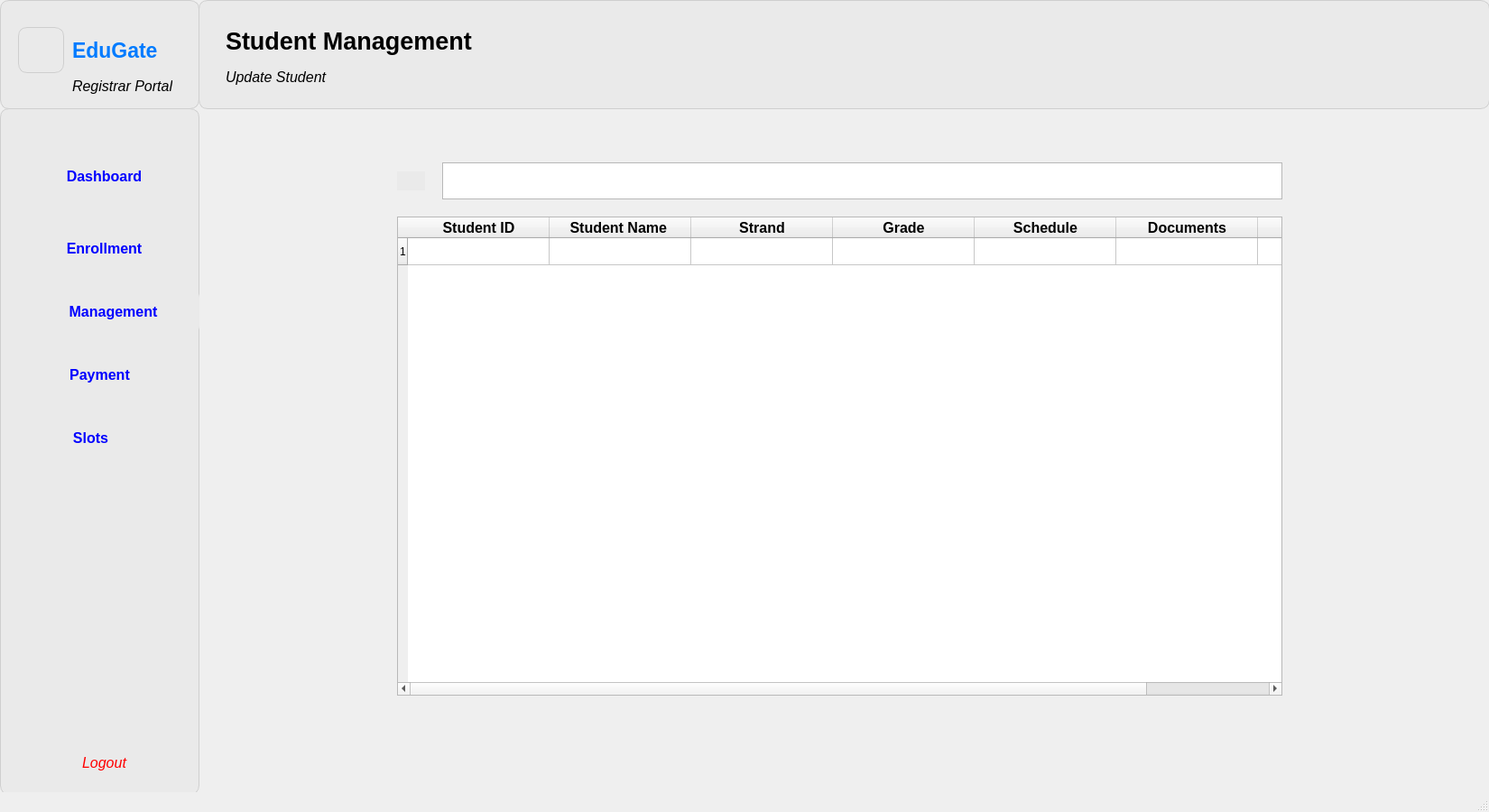
<?xml version="1.0" encoding="UTF-8"?>
<ui version="4.0">
 <class>MainWindow</class>
 <widget class="QMainWindow" name="MainWindow">
  <property name="geometry">
   <rect>
    <x>0</x>
    <y>0</y>
    <width>1650</width>
    <height>900</height>
   </rect>
  </property>
  <property name="sizePolicy">
   <sizepolicy hsizetype="Fixed" vsizetype="Fixed">
    <horstretch>0</horstretch>
    <verstretch>0</verstretch>
   </sizepolicy>
  </property>
  <property name="minimumSize">
   <size>
    <width>1650</width>
    <height>900</height>
   </size>
  </property>
  <property name="maximumSize">
   <size>
    <width>1650</width>
    <height>900</height>
   </size>
  </property>
  <property name="windowTitle">
   <string>MainWindow</string>
  </property>
  <property name="styleSheet">
   <string notr="true">#centralwidget {
    background-color: qlineargradient(
        spread:pad, x1:0, y1:0, x2:0, y2:1,
        stop:0 #eaf3ff,
        stop:1 #d3e8ff
    );
}</string>
  </property>
  <widget class="QWidget" name="centralwidget">
   <widget class="QWidget" name="widget" native="true">
    <property name="geometry">
     <rect>
      <x>220</x>
      <y>0</y>
      <width>1431</width>
      <height>121</height>
     </rect>
    </property>
    <property name="styleSheet">
     <string notr="true">QWidget {
    background-color: #eaeaea;  
    border: 1px solid #cfcfcf;
    border-radius: 10px;
}
</string>
    </property>
    <widget class="QLabel" name="label">
     <property name="geometry">
      <rect>
       <x>30</x>
       <y>20</y>
       <width>291</width>
       <height>51</height>
      </rect>
     </property>
     <property name="font">
      <font>
       <family>Segoe UI</family>
       <pointsize>20</pointsize>
       <weight>75</weight>
       <italic>false</italic>
       <bold>true</bold>
      </font>
     </property>
     <property name="styleSheet">
      <string notr="true">QLabel {
    background-color: #eaeaea;   /* match your widget color */
    border: none;                /* remove border */
    color: #000;                 /* text color (change if needed) */
}
</string>
     </property>
     <property name="text">
      <string>Student Management</string>
     </property>
    </widget>
    <widget class="QLabel" name="label_2">
     <property name="geometry">
      <rect>
       <x>30</x>
       <y>70</y>
       <width>171</width>
       <height>31</height>
      </rect>
     </property>
     <property name="font">
      <font>
       <family>Segoe UI</family>
       <pointsize>12</pointsize>
       <weight>50</weight>
       <italic>true</italic>
       <bold>false</bold>
      </font>
     </property>
     <property name="styleSheet">
      <string notr="true">QLabel {
    background-color: #eaeaea;   /* match your widget color */
    border: none;                /* remove border */
    color: #000;                 /* text color (change if needed) */
}
</string>
     </property>
     <property name="text">
      <string>Update Student</string>
     </property>
    </widget>
   </widget>
   <widget class="QWidget" name="widget_3" native="true">
    <property name="geometry">
     <rect>
      <x>0</x>
      <y>0</y>
      <width>221</width>
      <height>121</height>
     </rect>
    </property>
    <property name="styleSheet">
     <string notr="true">QWidget {
    background-color: #eaeaea;  
    border: 1px solid #cfcfcf;
    border-radius: 10px;
}
</string>
    </property>
    <widget class="QLabel" name="label_3">
     <property name="geometry">
      <rect>
       <x>20</x>
       <y>30</y>
       <width>51</width>
       <height>51</height>
      </rect>
     </property>
     <property name="text">
      <string/>
     </property>
     <property name="pixmap">
      <pixmap>../../../Downloads/ChatGPT Image Dec 10, 2025, 02_26_54 PM.png</pixmap>
     </property>
     <property name="scaledContents">
      <bool>true</bool>
     </property>
    </widget>
    <widget class="QLabel" name="label_4">
     <property name="geometry">
      <rect>
       <x>80</x>
       <y>30</y>
       <width>111</width>
       <height>51</height>
      </rect>
     </property>
     <property name="font">
      <font>
       <family>Segoe UI</family>
       <pointsize>17</pointsize>
       <weight>75</weight>
       <italic>false</italic>
       <bold>true</bold>
      </font>
     </property>
     <property name="styleSheet">
      <string notr="true">QLabel {
    color: #007BFF;    /* nice clean blue */
    background-color: transparent;   /* optional */
    border: none;                    /* optional */
}
</string>
     </property>
     <property name="text">
      <string>EduGate</string>
     </property>
    </widget>
    <widget class="QLabel" name="label_5">
     <property name="geometry">
      <rect>
       <x>80</x>
       <y>80</y>
       <width>111</width>
       <height>31</height>
      </rect>
     </property>
     <property name="font">
      <font>
       <family>Segoe UI</family>
       <pointsize>12</pointsize>
       <weight>50</weight>
       <italic>true</italic>
       <bold>false</bold>
      </font>
     </property>
     <property name="styleSheet">
      <string notr="true">QLabel {
    background-color: #eaeaea;   /* match your widget color */
    border: none;                /* remove border */
    color: #000;                 /* text color (change if needed) */
}
</string>
     </property>
     <property name="text">
      <string>Registrar Portal</string>
     </property>
    </widget>
   </widget>
   <widget class="QWidget" name="widget_2" native="true">
    <property name="geometry">
     <rect>
      <x>0</x>
      <y>120</y>
      <width>221</width>
      <height>761</height>
     </rect>
    </property>
    <property name="styleSheet">
     <string notr="true">QWidget {
    background-color: #eaeaea;  
    border: 1px solid #cfcfcf;
    border-radius: 10px;
}
</string>
    </property>
    <widget class="QLabel" name="label_6">
     <property name="geometry">
      <rect>
       <x>20</x>
       <y>60</y>
       <width>41</width>
       <height>31</height>
      </rect>
     </property>
     <property name="font">
      <font>
       <family>Segoe UI</family>
       <pointsize>8</pointsize>
       <weight>50</weight>
       <italic>true</italic>
       <bold>false</bold>
      </font>
     </property>
     <property name="styleSheet">
      <string notr="true">QLabel {
    background-color: #eaeaea;   /* match your widget color */
    border: none;                /* remove border */
    color: #000;                 /* text color (change if needed) */
}
</string>
     </property>
     <property name="text">
      <string/>
     </property>
     <property name="pixmap">
      <pixmap>../../../Downloads/dashboard-monitor.png</pixmap>
     </property>
     <property name="scaledContents">
      <bool>true</bool>
     </property>
    </widget>
    <widget class="QPushButton" name="pushButton">
     <property name="geometry">
      <rect>
       <x>20</x>
       <y>50</y>
       <width>191</width>
       <height>51</height>
      </rect>
     </property>
     <property name="font">
      <font>
       <family>Segoe UI</family>
       <pointsize>12</pointsize>
       <weight>75</weight>
       <bold>true</bold>
      </font>
     </property>
     <property name="styleSheet">
      <string notr="true">QPushButton {
    border: none;
    outline: none;
    color: blue;
}
QPushButton:hover {
    color: #1565c0;
}

QPushButton:pressed {
    color: #0d47a1;
}
</string>
     </property>
     <property name="text">
      <string>Dashboard</string>
     </property>
    </widget>
    <widget class="QLabel" name="label_7">
     <property name="geometry">
      <rect>
       <x>30</x>
       <y>140</y>
       <width>31</width>
       <height>31</height>
      </rect>
     </property>
     <property name="font">
      <font>
       <family>Segoe UI</family>
       <pointsize>8</pointsize>
       <weight>50</weight>
       <italic>true</italic>
       <bold>false</bold>
      </font>
     </property>
     <property name="styleSheet">
      <string notr="true">QLabel {
    background-color: #eaeaea;   /* match your widget color */
    border: none;                /* remove border */
    color: #000;                 /* text color (change if needed) */
}
</string>
     </property>
     <property name="text">
      <string/>
     </property>
     <property name="pixmap">
      <pixmap>../../../Downloads/user-add.png</pixmap>
     </property>
     <property name="scaledContents">
      <bool>true</bool>
     </property>
    </widget>
    <widget class="QPushButton" name="pushButton_2">
     <property name="geometry">
      <rect>
       <x>20</x>
       <y>130</y>
       <width>191</width>
       <height>51</height>
      </rect>
     </property>
     <property name="font">
      <font>
       <family>Segoe UI</family>
       <pointsize>12</pointsize>
       <weight>75</weight>
       <bold>true</bold>
      </font>
     </property>
     <property name="toolTip">
      <string>&lt;html&gt;&lt;head/&gt;&lt;body&gt;&lt;p&gt;Enrollment&lt;br/&gt;Management&lt;/p&gt;&lt;/body&gt;&lt;/html&gt;</string>
     </property>
     <property name="styleSheet">
      <string notr="true">QPushButton {
    border: none;
    outline: none;
    color: blue;
}
QPushButton:hover {
    color: #1565c0;
}

QPushButton:pressed {
    color: #0d47a1;
}
</string>
     </property>
     <property name="text">
      <string>Enrollment</string>
     </property>
    </widget>
    <widget class="QLabel" name="label_8">
     <property name="geometry">
      <rect>
       <x>20</x>
       <y>210</y>
       <width>41</width>
       <height>31</height>
      </rect>
     </property>
     <property name="font">
      <font>
       <family>Segoe UI</family>
       <pointsize>8</pointsize>
       <weight>50</weight>
       <italic>true</italic>
       <bold>false</bold>
      </font>
     </property>
     <property name="styleSheet">
      <string notr="true">QLabel {
    background-color: #eaeaea;   /* match your widget color */
    border: none;                /* remove border */
    color: #000;                 /* text color (change if needed) */
}
</string>
     </property>
     <property name="text">
      <string/>
     </property>
     <property name="pixmap">
      <pixmap>../../../Downloads/people-group.png</pixmap>
     </property>
     <property name="scaledContents">
      <bool>true</bool>
     </property>
    </widget>
    <widget class="QPushButton" name="pushButton_3">
     <property name="geometry">
      <rect>
       <x>30</x>
       <y>200</y>
       <width>191</width>
       <height>51</height>
      </rect>
     </property>
     <property name="font">
      <font>
       <family>Segoe UI</family>
       <pointsize>12</pointsize>
       <weight>75</weight>
       <bold>true</bold>
      </font>
     </property>
     <property name="toolTip">
      <string>&lt;html&gt;&lt;head/&gt;&lt;body&gt;&lt;p&gt;Enrollment&lt;br/&gt;Management&lt;/p&gt;&lt;/body&gt;&lt;/html&gt;</string>
     </property>
     <property name="styleSheet">
      <string notr="true">QPushButton {
    border: none;
    outline: none;
    color: blue;
}
QPushButton:hover {
    color: #1565c0;
}

QPushButton:pressed {
    color: #0d47a1;
}
</string>
     </property>
     <property name="text">
      <string>Management</string>
     </property>
    </widget>
    <widget class="QPushButton" name="pushButton_4">
     <property name="geometry">
      <rect>
       <x>20</x>
       <y>700</y>
       <width>191</width>
       <height>51</height>
      </rect>
     </property>
     <property name="font">
      <font>
       <family>Segoe UI</family>
       <pointsize>12</pointsize>
       <italic>true</italic>
      </font>
     </property>
     <property name="toolTip">
      <string>&lt;html&gt;&lt;head/&gt;&lt;body&gt;&lt;p&gt;Enrollment&lt;br/&gt;Management&lt;/p&gt;&lt;/body&gt;&lt;/html&gt;</string>
     </property>
     <property name="styleSheet">
      <string notr="true">QPushButton {
    border: none;
    outline: none;
}

QPushButton {
    color: red;
}

</string>
     </property>
     <property name="text">
      <string>Logout</string>
     </property>
    </widget>
    <widget class="QLabel" name="label_9">
     <property name="geometry">
      <rect>
       <x>30</x>
       <y>710</y>
       <width>41</width>
       <height>31</height>
      </rect>
     </property>
     <property name="font">
      <font>
       <family>Segoe UI</family>
       <pointsize>8</pointsize>
       <weight>50</weight>
       <italic>true</italic>
       <bold>false</bold>
      </font>
     </property>
     <property name="styleSheet">
      <string notr="true">QLabel {
    background-color: #eaeaea;   /* match your widget color */
    border: none;                /* remove border */
    color: #000;                 /* text color (change if needed) */
}
</string>
     </property>
     <property name="text">
      <string/>
     </property>
     <property name="pixmap">
      <pixmap>../../../Downloads/sign-out-alt.png</pixmap>
     </property>
     <property name="scaledContents">
      <bool>true</bool>
     </property>
    </widget>
    <widget class="QPushButton" name="pushButton_6">
     <property name="geometry">
      <rect>
       <x>20</x>
       <y>270</y>
       <width>181</width>
       <height>51</height>
      </rect>
     </property>
     <property name="font">
      <font>
       <family>Segoe UI</family>
       <pointsize>12</pointsize>
       <weight>75</weight>
       <bold>true</bold>
      </font>
     </property>
     <property name="toolTip">
      <string>&lt;html&gt;&lt;head/&gt;&lt;body&gt;&lt;p&gt;Enrollment&lt;br/&gt;Management&lt;/p&gt;&lt;/body&gt;&lt;/html&gt;</string>
     </property>
     <property name="styleSheet">
      <string notr="true">QPushButton {
    border: none;
    outline: none;
    color: blue;
}
QPushButton:hover {
    color: #1565c0;
}

QPushButton:pressed {
    color: #0d47a1;
}
</string>
     </property>
     <property name="text">
      <string>Payment</string>
     </property>
    </widget>
    <widget class="QLabel" name="label_12">
     <property name="geometry">
      <rect>
       <x>20</x>
       <y>280</y>
       <width>41</width>
       <height>31</height>
      </rect>
     </property>
     <property name="font">
      <font>
       <family>Segoe UI</family>
       <pointsize>8</pointsize>
       <weight>50</weight>
       <italic>true</italic>
       <bold>false</bold>
      </font>
     </property>
     <property name="styleSheet">
      <string notr="true">QLabel {
    background-color: #eaeaea;   /* match your widget color */
    border: none;                /* remove border */
    color: #000;                 /* text color (change if needed) */
}
</string>
     </property>
     <property name="text">
      <string/>
     </property>
     <property name="pixmap">
      <pixmap>../../../Downloads/credit-card.png</pixmap>
     </property>
     <property name="scaledContents">
      <bool>true</bool>
     </property>
    </widget>
    <widget class="QLabel" name="label_13">
     <property name="geometry">
      <rect>
       <x>20</x>
       <y>350</y>
       <width>41</width>
       <height>31</height>
      </rect>
     </property>
     <property name="font">
      <font>
       <family>Segoe UI</family>
       <pointsize>8</pointsize>
       <weight>50</weight>
       <italic>true</italic>
       <bold>false</bold>
      </font>
     </property>
     <property name="styleSheet">
      <string notr="true">QLabel {
    background-color: #eaeaea;   /* match your widget color */
    border: none;                /* remove border */
    color: #000;                 /* text color (change if needed) */
}
</string>
     </property>
     <property name="text">
      <string/>
     </property>
     <property name="pixmap">
      <pixmap>../../../Downloads/people-group.png</pixmap>
     </property>
     <property name="scaledContents">
      <bool>true</bool>
     </property>
    </widget>
    <widget class="QPushButton" name="pushButton_5">
     <property name="geometry">
      <rect>
       <x>60</x>
       <y>350</y>
       <width>81</width>
       <height>31</height>
      </rect>
     </property>
     <property name="font">
      <font>
       <family>Segoe UI</family>
       <pointsize>12</pointsize>
       <weight>75</weight>
       <bold>true</bold>
      </font>
     </property>
     <property name="toolTip">
      <string>&lt;html&gt;&lt;head/&gt;&lt;body&gt;&lt;p&gt;Enrollment&lt;br/&gt;Management&lt;/p&gt;&lt;/body&gt;&lt;/html&gt;</string>
     </property>
     <property name="styleSheet">
      <string notr="true">QPushButton {
    border: none;
    outline: none;
    color: blue;
}
QPushButton:hover {
    color: #1565c0;
}

QPushButton:pressed {
    color: #0d47a1;
}
</string>
     </property>
     <property name="text">
      <string>Slots</string>
     </property>
    </widget>
    <zorder>pushButton</zorder>
    <zorder>label_6</zorder>
    <zorder>pushButton_2</zorder>
    <zorder>label_7</zorder>
    <zorder>pushButton_3</zorder>
    <zorder>label_8</zorder>
    <zorder>pushButton_4</zorder>
    <zorder>label_9</zorder>
    <zorder>pushButton_6</zorder>
    <zorder>label_12</zorder>
    <zorder>label_13</zorder>
    <zorder>pushButton_5</zorder>
   </widget>
   <widget class="QTextEdit" name="textEdit">
    <property name="geometry">
     <rect>
      <x>490</x>
      <y>180</y>
      <width>931</width>
      <height>41</height>
     </rect>
    </property>
    <property name="font">
     <font>
      <family>Segoe UI</family>
     </font>
    </property>
    <property name="styleSheet">
     <string notr="true"/>
    </property>
    <property name="readOnly">
     <bool>false</bool>
    </property>
   </widget>
   <widget class="QLabel" name="label_11">
    <property name="geometry">
     <rect>
      <x>440</x>
      <y>190</y>
      <width>31</width>
      <height>21</height>
     </rect>
    </property>
    <property name="font">
     <font>
      <family>Segoe UI</family>
      <pointsize>8</pointsize>
      <weight>50</weight>
      <italic>true</italic>
      <bold>false</bold>
     </font>
    </property>
    <property name="styleSheet">
     <string notr="true">QLabel {
    background-color: #eaeaea;   /* match your widget color */
    border: none;                /* remove border */
    color: #000;                 /* text color (change if needed) */
}
</string>
    </property>
    <property name="text">
     <string/>
    </property>
    <property name="pixmap">
     <pixmap>../../../Downloads/search.png</pixmap>
    </property>
    <property name="scaledContents">
     <bool>true</bool>
    </property>
   </widget>
   <widget class="QTableWidget" name="tableWidget">
    <property name="geometry">
     <rect>
      <x>440</x>
      <y>240</y>
      <width>981</width>
      <height>531</height>
     </rect>
    </property>
    <property name="styleSheet">
     <string notr="true"/>
    </property>
    <attribute name="horizontalHeaderCascadingSectionResizes">
     <bool>true</bool>
    </attribute>
    <attribute name="horizontalHeaderDefaultSectionSize">
     <number>157</number>
    </attribute>
    <row>
     <property name="text">
      <string>1</string>
     </property>
    </row>
    <column>
     <property name="text">
      <string>Student ID</string>
     </property>
     <property name="font">
      <font>
       <family>Segoe UI</family>
       <pointsize>12</pointsize>
       <weight>75</weight>
       <bold>true</bold>
      </font>
     </property>
    </column>
    <column>
     <property name="text">
      <string>Student Name	</string>
     </property>
     <property name="font">
      <font>
       <pointsize>12</pointsize>
       <weight>75</weight>
       <bold>true</bold>
      </font>
     </property>
    </column>
    <column>
     <property name="text">
      <string>Strand</string>
     </property>
     <property name="font">
      <font>
       <pointsize>12</pointsize>
       <weight>75</weight>
       <bold>true</bold>
      </font>
     </property>
    </column>
    <column>
     <property name="text">
      <string>Grade</string>
     </property>
     <property name="font">
      <font>
       <pointsize>12</pointsize>
       <weight>75</weight>
       <bold>true</bold>
      </font>
     </property>
    </column>
    <column>
     <property name="text">
      <string>Schedule</string>
     </property>
     <property name="font">
      <font>
       <pointsize>12</pointsize>
       <weight>75</weight>
       <bold>true</bold>
      </font>
     </property>
    </column>
    <column>
     <property name="text">
      <string>Documents</string>
     </property>
     <property name="font">
      <font>
       <pointsize>12</pointsize>
       <weight>75</weight>
       <bold>true</bold>
      </font>
     </property>
    </column>
    <column>
     <property name="text">
      <string>Status</string>
     </property>
     <property name="font">
      <font>
       <family>Segoe UI</family>
       <pointsize>12</pointsize>
       <weight>75</weight>
       <bold>true</bold>
      </font>
     </property>
    </column>
   </widget>
   <zorder>widget</zorder>
   <zorder>widget_3</zorder>
   <zorder>widget_2</zorder>
   <zorder>textEdit</zorder>
   <zorder>tableWidget</zorder>
   <zorder>label_11</zorder>
  </widget>
  <widget class="QStatusBar" name="statusbar"/>
 </widget>
 <resources/>
 <connections/>
</ui>
